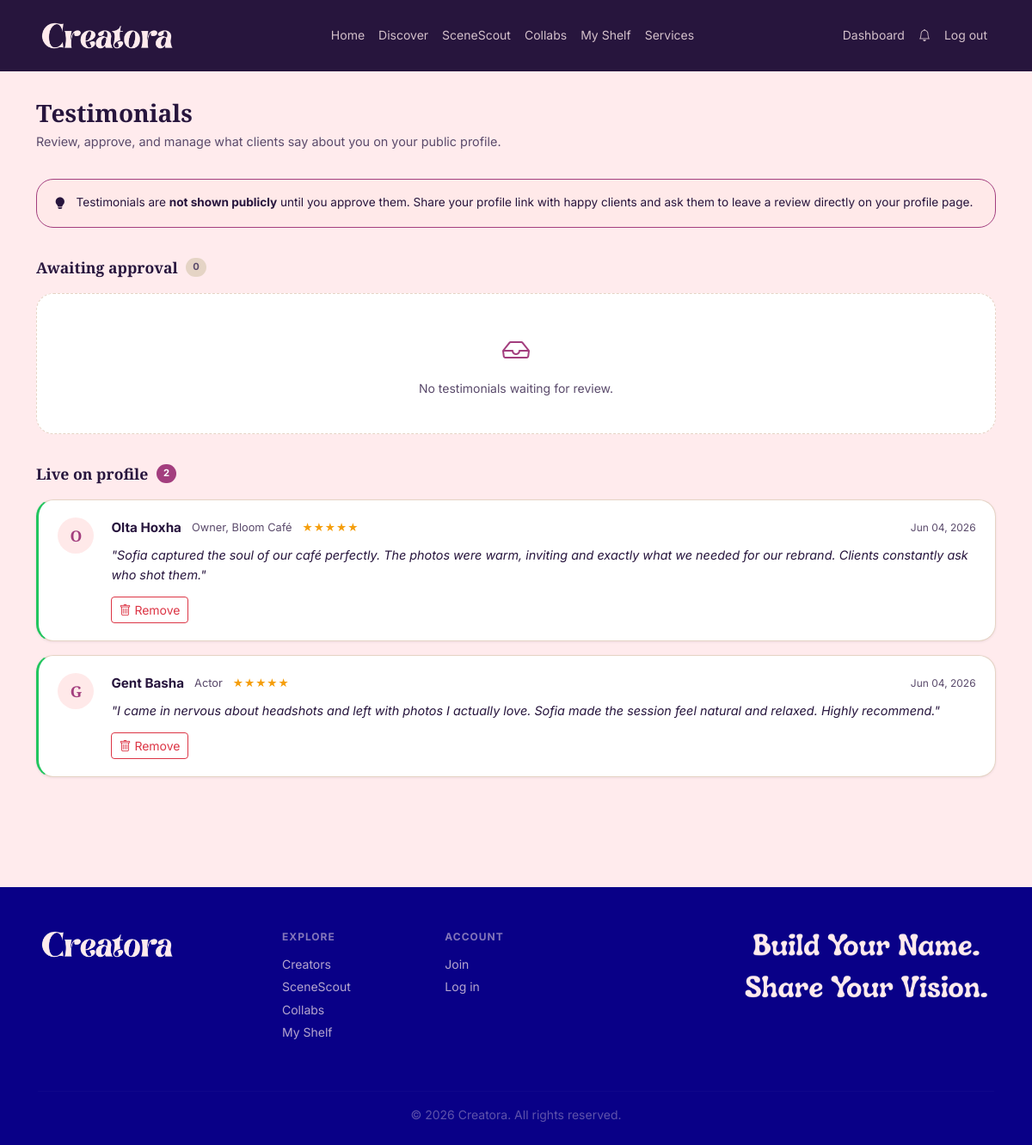
The page /dashboard/testimonials (signed in) on the database its author committed.
### models.py (models this page shows)
class Testimonial(db.Model):
    __tablename__ = 'testimonials'
    id = db.Column(db.Integer, primary_key=True)
    creator_id = db.Column(db.Integer, db.ForeignKey('users.id'), nullable=False)
    author_name  = db.Column(db.String(120), nullable=False)
    author_title = db.Column(db.String(120))   # e.g. "Marketing Director at Acme"
    author_email = db.Column(db.String(120))   # kept private, not shown publicly
    body   = db.Column(db.Text, nullable=False)
    rating = db.Column(db.Integer, default=5)  # 1-5 stars
    is_approved = db.Column(db.Boolean, default=False)
    created_at = db.Column(db.DateTime, default=datetime.utcnow)
    creator = db.relationship('User', backref=db.backref('testimonials', lazy=True))

### routes/dashboard.py (the view)
@dashboard_bp.route('/testimonials')
@login_required
def testimonials():
    from models import Testimonial
    pending  = Testimonial.query.filter_by(creator_id=current_user.id, is_approved=False).order_by(Testimonial.created_at.desc()).all()
    approved = Testimonial.query.filter_by(creator_id=current_user.id, is_approved=True).order_by(Testimonial.created_at.desc()).all()
    return render_template('dashboard/testimonials.html', pending=pending, approved=approved)

### app.py (called while the page is built)
@login_manager.user_loader
def load_user(user_id):
    return db.session.get(User, int(user_id))

@app.context_processor
def inject_globals():
    unread_count = 0
    if current_user.is_authenticated:
        unread_count = Notification.query.filter_by(
            user_id=current_user.id, is_read=False
        ).count()
    return {
        'now': datetime.utcnow(),
        'app_name': 'Creatora',
        'unread_notifications': unread_count,
    }

### templates/dashboard/testimonials.html (shortened to what this page needs)
{% extends 'base.html' %}
{% block content %}
<div class="dash-page">
  <div class="container-lg">
    <div class="page-header">
      <h1>Testimonials</h1>
      <p>Review, approve, and manage what clients say about you on your public profile.</p>
    </div>
    <div class="tip-box">
      <i class="bi bi-lightbulb-fill"></i>
      <div>Testimonials are <strong>not shown publicly</strong> until you approve them. Share your profile link with happy clients and ask them to leave a review directly on your profile page.</div>
    </div>
    <div class="section-label">
      Awaiting approval
      {% if pending %}
        <span class="badge-count">{{ pending | length }}</span>
      {% else %}
        <span class="badge-count grey">0</span>
      {% endif %}
    </div>
    {% if pending %}
      {% for t in pending %}
      <div class="t-card pending">
        <div class="t-avatar">{{ t.author_name[0] | upper }}</div>
        <div class="t-body">
          <div class="t-meta">
            <span class="t-name">{{ t.author_name }}</span>
            {% if t.author_title %}<span class="t-role">{{ t.author_title }}</span>{% endif %}
            <span class="t-stars">{{ '★' * t.rating }}{{ '☆' * (5 - t.rating) }}</span>
            <span class="t-date">{{ t.created_at.strftime('%b %d, %Y') }}</span>
          </div>
          <p class="t-quote">"{{ t.body }}"</p>
          {% if t.author_email %}<p class="t-email"><i class="bi bi-envelope me-1"></i>{{ t.author_email }}</p>{% endif %}
          <div class="t-actions">
            <form method="POST" action="/dashboard/testimonials/{{ t.id }}/approve">
              <button class="btn btn-sm btn-primary"><i class="bi bi-check-circle me-1"></i>Approve</button>
            </form>
            <form method="POST" action="/dashboard/testimonials/{{ t.id }}/delete" onsubmit="return confirm('Delete this testimonial?')">
              <button class="btn btn-sm btn-outline-danger"><i class="bi bi-trash me-1"></i>Delete</button>
            </form>
          </div>
        </div>
      </div>
      {% endfor %}
    {% else %}
      <div class="empty-state">
        <span class="icon"><i class="bi bi-inbox"></i></span>
        <p>No testimonials waiting for review.</p>
      </div>
    {% endif %}
    <div class="section-label mt-4">
      Live on profile
      {% if approved %}
        <span class="badge-count">{{ approved | length }}</span>
      {% else %}
        <span class="badge-count grey">0</span>
      {% endif %}
    </div>
    {% if approved %}
      {% for t in approved %}
      <div class="t-card approved">
        <div class="t-avatar">{{ t.author_name[0] | upper }}</div>
        <div class="t-body">
          <div class="t-meta">
            <span class="t-name">{{ t.author_name }}</span>
            {% if t.author_title %}<span class="t-role">{{ t.author_title }}</span>{% endif %}
            <span class="t-stars">{{ '★' * t.rating }}{{ '☆' * (5 - t.rating) }}</span>
            <span class="t-date">{{ t.created_at.strftime('%b %d, %Y') }}</span>
          </div>
          <p class="t-quote">"{{ t.body }}"</p>
          <div class="t-actions">
            <form method="POST" action="/dashboard/testimonials/{{ t.id }}/delete" onsubmit="return confirm('Remove this testimonial from your profile?')">
              <button class="btn btn-sm btn-outline-danger"><i class="bi bi-trash me-1"></i>Remove</button>
            </form>
          </div>
        </div>
      </div>
      {% endfor %}
    {% else %}
      <div class="empty-state">
        <span class="icon"><i class="bi bi-star"></i></span>
        <p>No approved testimonials yet. Approve one above to show it on your profile.</p>
      </div>
    {% endif %}
  </div>
</div>
{% endblock %}

### static/css/variables.css (style rules this page uses)
:root { --color-lavender-blush: #FFEBED; --color-soft-blush: #FFE9E9; --color-powder-blush: #F6B6B7; --color-powder-blush-deep: #F2A4A5; --color-papaya-whip: #FFFFD2; --color-honeydew: #F2FFE9; --color-muted-teal: #A6C9B6; --color-almond-cream: #E5D4C5; --color-burnt-peach: #D18A75; --color-berry-blush: #A33E7E; --color-pacific-cyan: #3E828E; --color-rich-cerulean: #3078A4; --color-dark-amethyst: #27153D; --color-dark-amethyst-cool: #260C45; --color-navy: #090087; --brand-primary: var(--color-berry-blush); --brand-primary-hover: #8a3468; --brand-secondary: var(--color-pacific-cyan); --brand-secondary-hover: #2f636d; --bg-page: var(--color-lavender-blush); --bg-card: #ffffff; --bg-card-soft: var(--color-soft-blush); --bg-muted: var(--color-almond-cream); --bg-dark: var(--color-dark-amethyst); --bg-footer: var(--color-navy); --text-primary: var(--color-dark-amethyst); --text-secondary: #5a4a6b; --text-on-dark: var(--color-lavender-blush); --text-on-primary: #ffffff; --text-link: var(--color-pacific-cyan); --text-link-hover: var(--color-berry-blush); --accent-warm: var(--color-burnt-peach); --accent-mint: var(--color-muted-teal); --accent-cream: var(--color-papaya-whip); --border-default: var(--color-almond-cream); --border-strong: var(--color-muted-teal); --success: var(--color-honeydew); --success-text: #2a6b3c; --font-heading: 'Playfair Display', 'Georgia', serif; --font-body: 'Inter', 'Helvetica Neue', sans-serif; --font-mono: 'Fira Code', monospace; --text-xs: 0.75rem; --text-sm: 0.875rem; --text-base: 1rem; --text-lg: 1.125rem; --text-xl: 1.25rem; --text-2xl: 1.5rem; --text-3xl: 1.875rem; --text-4xl: 2.25rem; --space-1: 0.25rem; --space-2: 0.5rem; --space-3: 0.75rem; --space-4: 1rem; --space-6: 1.5rem; --space-8: 2rem; --space-12: 3rem; --space-16: 4rem; --radius-sm: 6px; --radius-md: 12px; --radius-lg: 20px; --radius-xl: 32px; --radius-full: 9999px; --shadow-sm: 0 1px 3px rgba(39, 21, 61, 0.08); --shadow-md: 0 4px 16px rgba(39, 21, 61, 0.10); --shadow-lg: 0 8px 32px rgba(39, 21, 61, 0.14); --transition-fast: 150ms ease; --transition-normal: 250ms ease; }

### static/css/main.css (style rules this page uses)
*, *::before, *::after { box-sizing: border-box; margin: 0; padding: 0; }
body { font-family: var(--font-body); font-size: var(--text-base); color: var(--text-primary); background-color: var(--bg-page); line-height: 1.6; }
h1, h2, h3, h4, h5, h6 { font-family: var(--font-heading); font-weight: 700; color: var(--text-primary); line-height: 1.2; }

### rows shown on the page
Testimonial: author_name "O", author_name "Olta Hoxha", author_title "Owner, Bloom Café", rating "★★★★★", created_at "Jun 04, 2026", body "Sofia captured the soul of our café perfectly. The photos were warm, inviting and exactly what we needed for our rebrand. Clients constantly ask who shot them."
Testimonial: author_name "G", author_name "Gent Basha", author_title "Actor", rating "★★★★★", created_at "Jun 04, 2026", body "I came in nervous about headshots and left with photos I actually love. Sofia made the session feel natural and relaxed. Highly recommend."

### other values the page prints
{{ approved | length }} "2"
